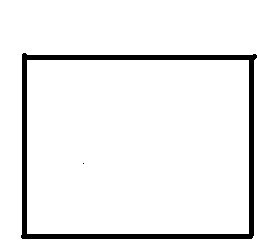
//> input picture HOG模板匹配/1.jpg, 257 x 244 px
$ ./main   (built with g++ and OpenCV 4)
//> lines starting //> are read from the running program, lines starting //| are printed output that depends on the picture; after the words box and inside, x2 and y2 are one past the last pixel; in counts of white or black regions, pixels touching at a corner belong together
### blur/dark.h
#include <opencv2/highgui/highgui.hpp>
#include <opencv2/imgproc/imgproc.hpp>
#include <opencv2/opencv.hpp>
#include <iostream>

using namespace cv;

// [12 lines left out: function dark, not called in this run]

### 图像读取/dark.h
#include <opencv2/highgui/highgui.hpp>
#include <opencv2/imgproc/imgproc.hpp>
#include <opencv2/opencv.hpp>
#include <iostream>

using namespace cv;

// [12 lines left out: function dark, not called in this run]

### 图像读取/main.cpp
#include <opencv2/highgui/highgui.hpp>
#include <opencv2/imgproc/imgproc.hpp>
#include <opencv2/opencv.hpp>
#include <iostream>
#include "dark.h"

using namespace cv;
int main()
{

	Mat image = imread("D:\\1.JPG");
//> image is the input picture: 244 rows x 257 cols, CV_8UC3; min 0, max 255, mean 238.4

	Mat edge, grayimage;
	cvtColor(image, grayimage, CV_BGR2GRAY);//转化为2灰度值
	blur(grayimage, edge, Size(3, 3));//降噪处理
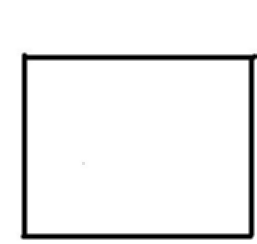
//> edge: 244 rows x 257 cols, CV_8UC1; min 0, max 255, mean 238.4

	Canny(edge, edge, 3, 9, 3);
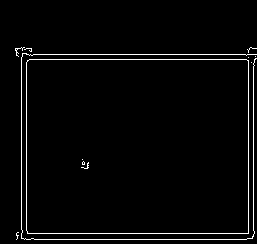
//> edge: 244 rows x 257 cols, CV_8UC1; 2.7% white in thin lines or dots, all inside (x1, y1, x2, y2) = (15, 47, 257, 240)
	namedWindow("test", WINDOW_NORMAL);
	imshow("test", edge);
	waitKey(0);


	//等待用户按键
	waitKey(0);
	return 0;
}
